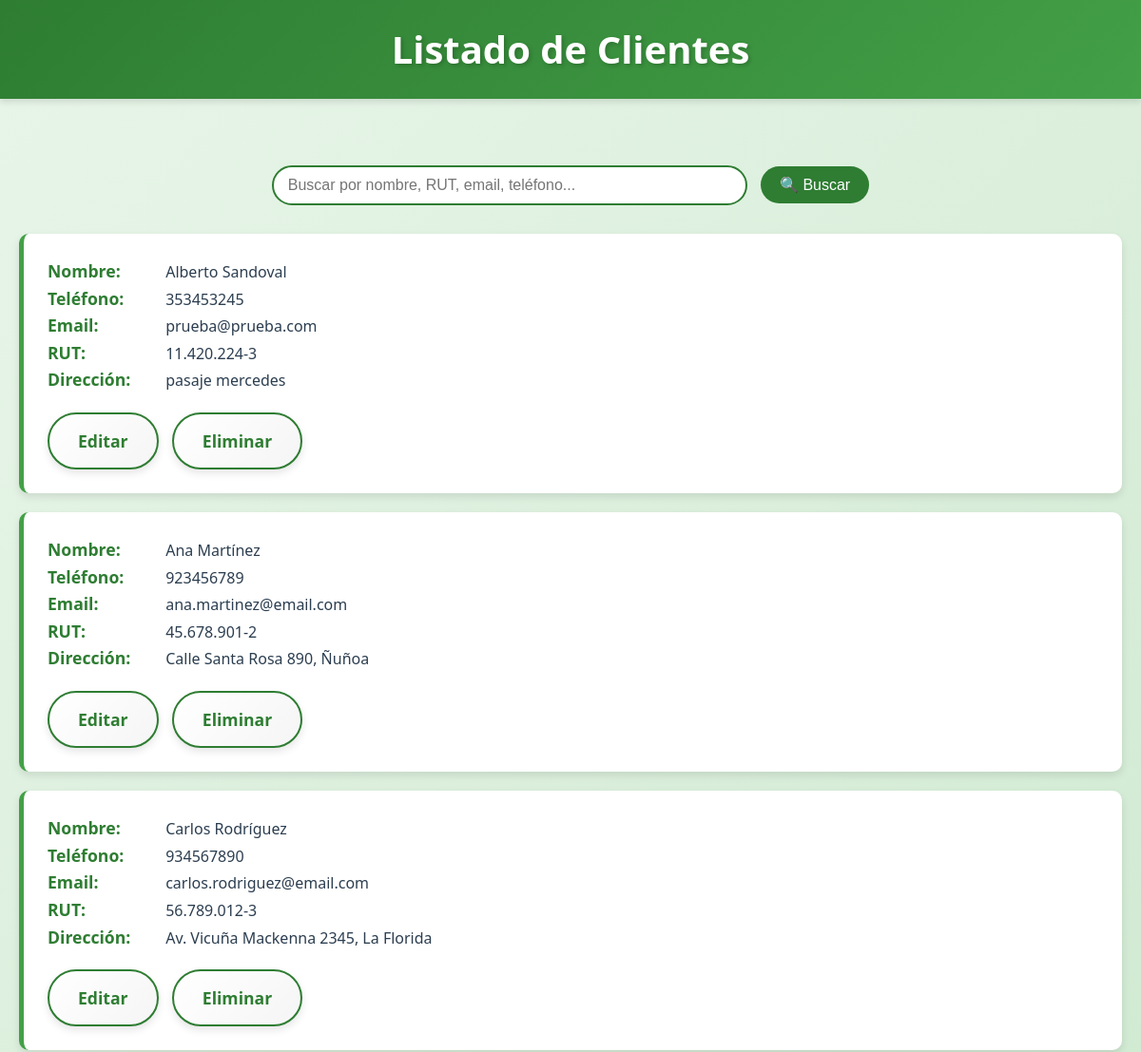
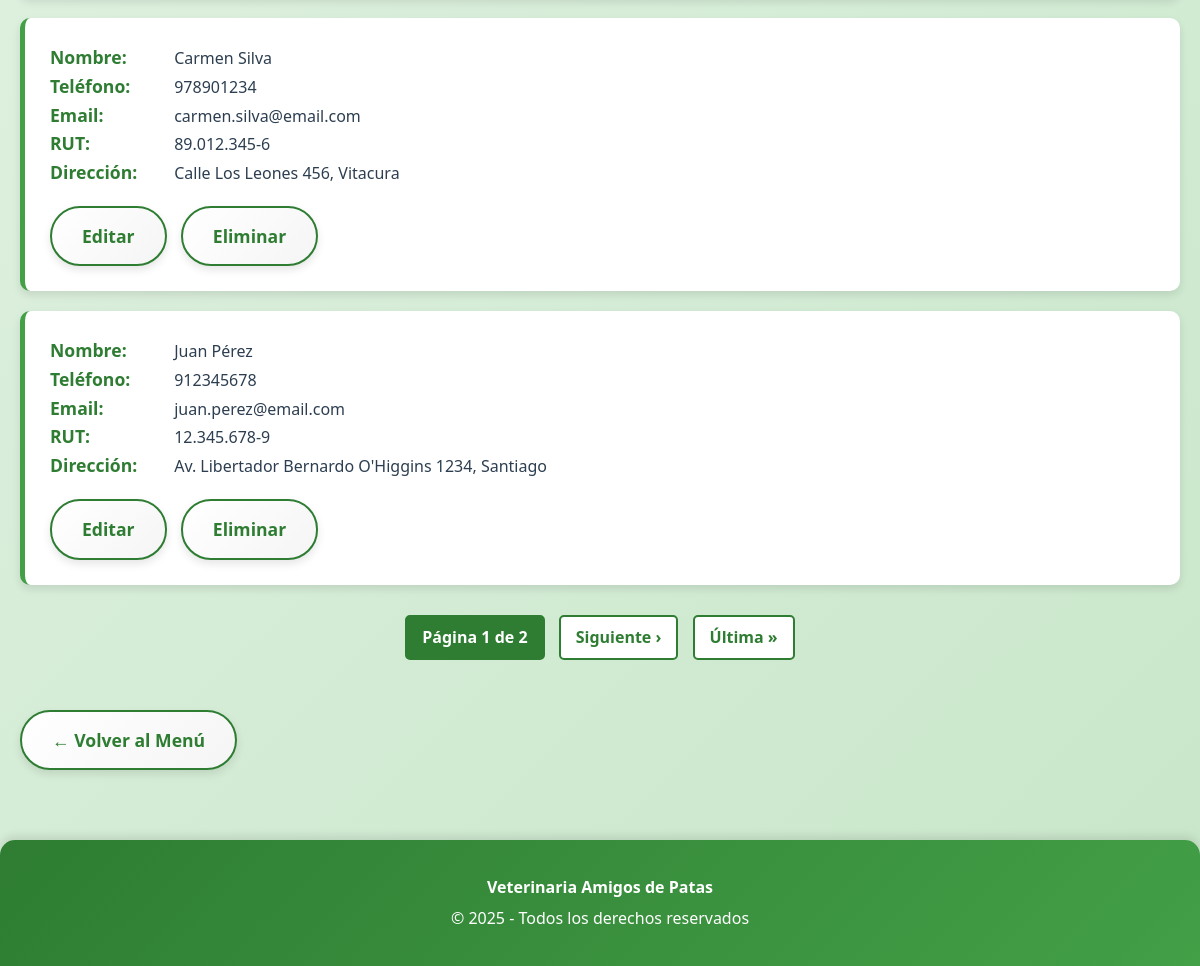
The app's page /clientes/ (signed in), older data (2 pictures, top to bottom).
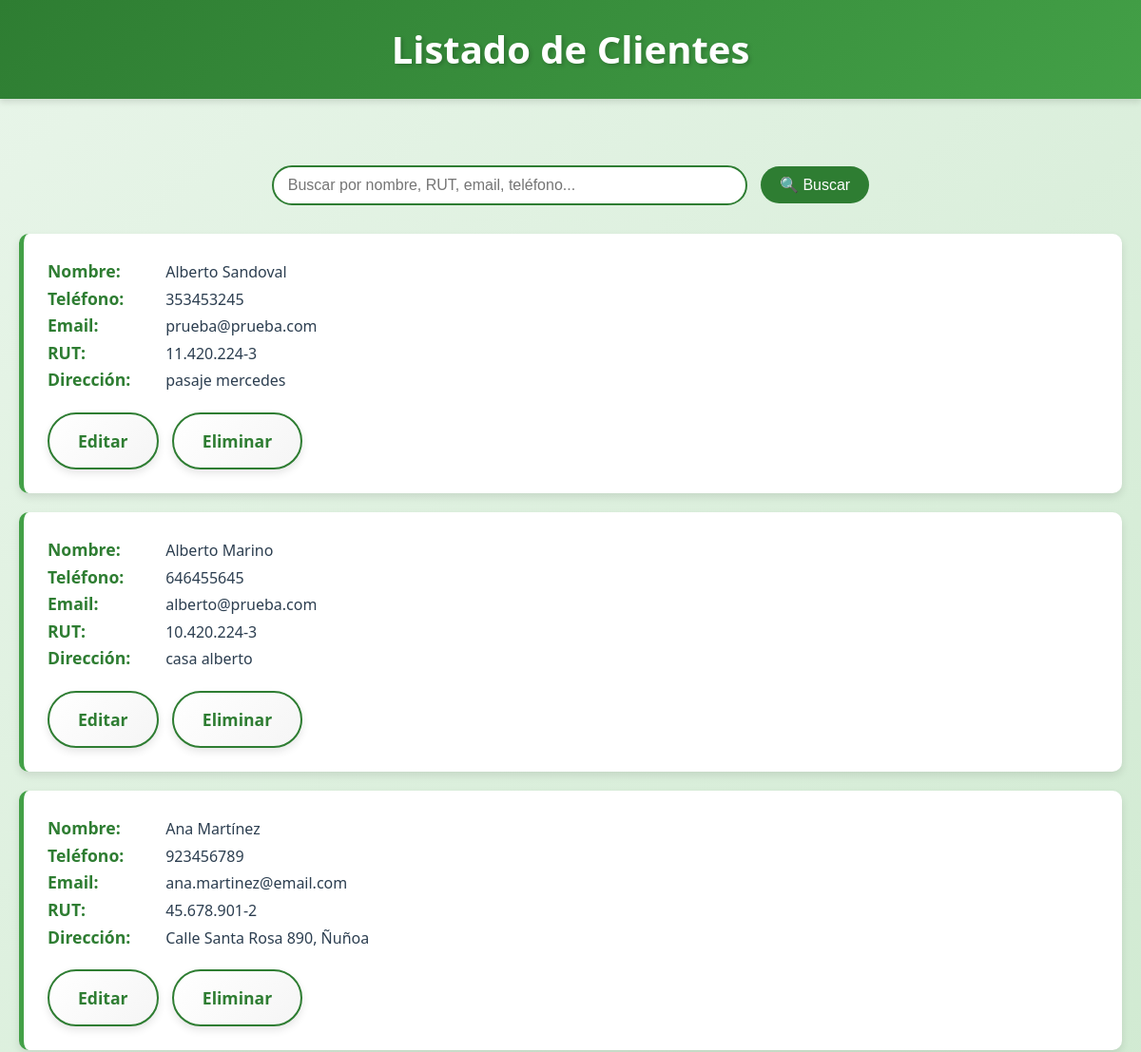
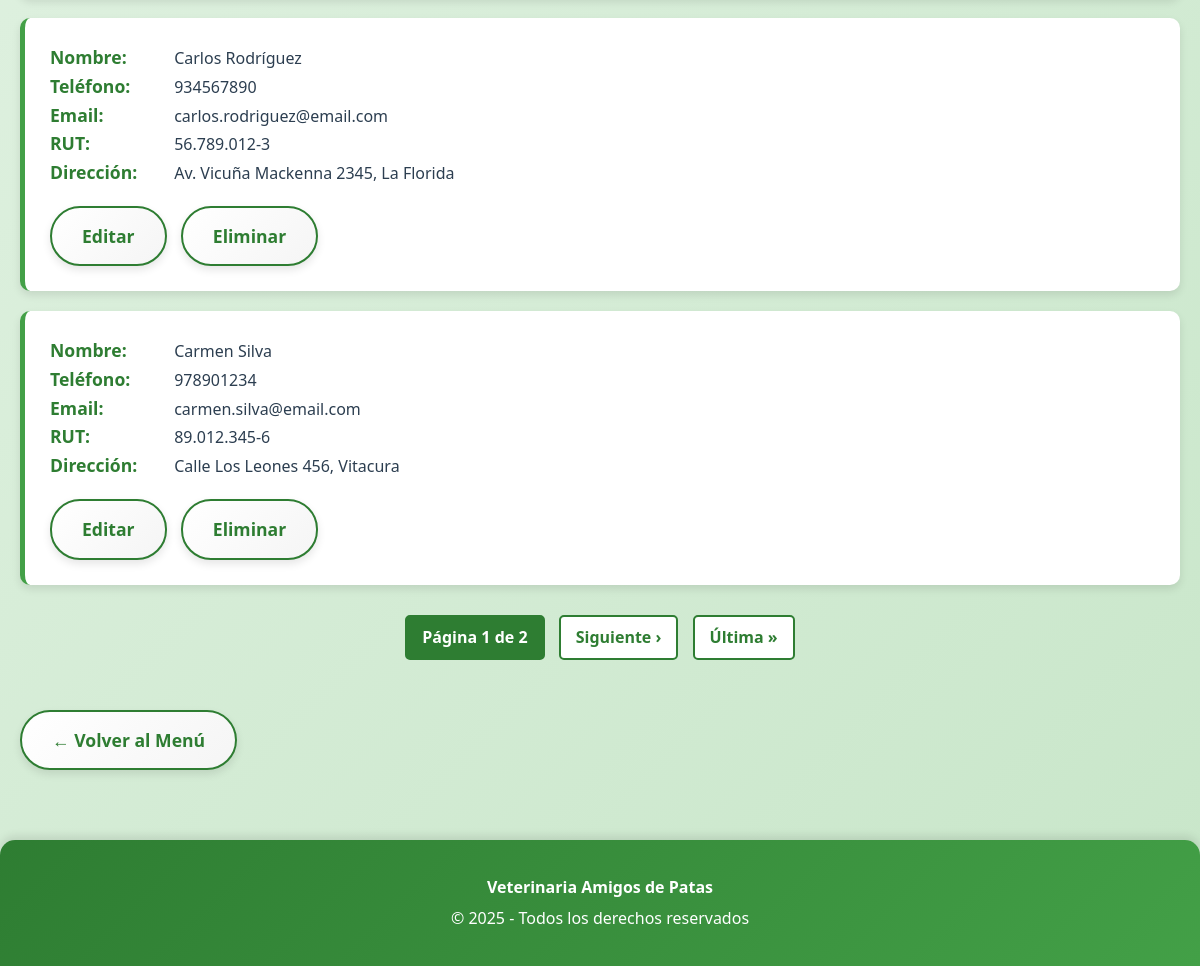
The same page, newer data (2 pictures, top to bottom).
### appVeterinaria/models.py (models this page shows, shortened)
class ClienteVet(models.Model):
    nombre = models.CharField(
        max_length=60,
        validators=[RegexValidator(
            regex=r'^[a-zA-ZáéíóúÁÉÍÓÚñÑ\s]+$',
            message="El nombre solo puede contener letras y espacios.")]
    )
    apellido = models.CharField(
        max_length=45,
        validators=[RegexValidator(
            regex=r'^[a-zA-ZáéíóúÁÉÍÓÚñÑ\s]+$',
            message="El apellido solo puede contener letras y espacios.")]
    )
    telefono = models.CharField(
        max_length=12,
        validators=[RegexValidator(
            regex=r'^\d{9,12}$',
            message="El teléfono debe contener entre 9 y 12 dígitos.")]
    )
    email = models.EmailField(
        max_length=80,
        unique=True,
        error_messages={"unique": "Este correo electrónico ya está registrado."}
    )
    rut = models.CharField(
        max_length=13,
        unique=True,
        validators=[RegexValidator(
            regex=r'^\d{1,2}\.\d{3}\.\d{3}-[\dkK]$',
            message="El RUT debe tener el formato 12.345.678-K.")]
    )
    direccion = models.CharField(
        max_length=200,
        validators=[MinLengthValidator(10, "La dirección debe tener al menos 10 caracteres.")]
    )

### appVeterinaria/views.py (the view)
# urls.py: path('clientes/', views.listaClientes, name='clientesVet'),
def listaClientes(request):
    if not usuario_logueado(request):
        messages.error(request, 'Debes iniciar sesión para acceder a esta sección.')
        return redirect('inicio')
    if not tiene_permiso(request, 'clientes'):
        messages.error(request, 'No tienes permisos para acceder a esta sección.')
        return redirect('inicio')
    search_query = request.GET.get('search', '')
    if search_query:
        clientesVet = ClienteVet.objects.filter(
            Q(nombre__icontains=search_query) |
            Q(apellido__icontains=search_query) |
            Q(rut__icontains=search_query) |
            Q(email__icontains=search_query) |
            Q(telefono__icontains=search_query)
        ).order_by('nombre')
    else:
        clientesVet = ClienteVet.objects.all().order_by('nombre')
    paginator = Paginator(clientesVet, 5)
    page_number = request.GET.get('page')
    page_obj = paginator.get_page(page_number)
    data = {
        'clientesVet': page_obj,
        'search_query': search_query,
        'page_obj': page_obj
    }
    return render(request, 'appVeterinaria/clientesVet.html', data)

### appVeterinaria/views.py (called while the page is built)
def usuario_logueado(request):
    return request.session.get('user_logged', False)

def tiene_permiso(request, modulo):
    if not usuario_logueado(request):
        return False
    rol = request.session.get('rol', '')
    permisos = PERMISOS_ROL.get(rol, [])
    return modulo in permisos

### templates/appVeterinaria/clientesVet.html (shortened to what this page needs)
<!DOCTYPE html>
<html lang="es">
<head>
    {% load static %}
    <link rel="stylesheet" href="{% static 'css/styles.css' %}">
</head>
<body>
    <header class="main-header">
        <h1>Listado de Clientes</h1>
    </header>
    <div class="content">
        <div class="search-box">
            <form method="get">
                <input type="text" name="search" placeholder="Buscar por nombre, RUT, email, teléfono..." value="{{ search_query }}">
                <button type="submit">🔍 Buscar</button>
            </form>
        </div>
        <ul class="data-list">
            {% for cliente in clientesVet %}
            <li class="data-item">
                <strong>Nombre:</strong> {{ cliente.nombre }} {{ cliente.apellido }}<br>
                <strong>Teléfono:</strong> {{ cliente.telefono }}<br>
                <strong>Email:</strong> {{ cliente.email }}<br>
                <strong>RUT:</strong> {{ cliente.rut }}<br>
                <strong>Dirección:</strong> {{ cliente.direccion }}<br>
                <a href="{% url 'editar_cliente' cliente.id %}" class="btn-menu" style="background-color: #2196F3; margin-right: 10px;">Editar</a>
                <a href="{% url 'eliminar_cliente' cliente.id %}" class="btn-menu" style="background-color: #f44336;">Eliminar</a>
            </li>
            {% empty %}
            <li class="data-item">No se encontraron clientes{% if search_query %} con ese criterio de búsqueda{% endif %}.</li>
            {% endfor %}
        </ul>
        {% if page_obj.has_other_pages %}
        <div class="pagination">
            <span class="current">Página {{ page_obj.number }} de {{ page_obj.paginator.num_pages }}</span>
            {% if page_obj.has_next %}
                <a href="?page={{ page_obj.next_page_number }}{% if search_query %}&search={{ search_query }}{% endif %}">Siguiente ›</a>
                <a href="?page={{ page_obj.paginator.num_pages }}{% if search_query %}&search={{ search_query }}{% endif %}">Última »</a>
            {% endif %}
        </div>
        {% endif %}
        <a href="{% url 'inicio' %}" class="btn-menu">← Volver al Menú</a>
    </div>
    <div class="footer">
        <p><strong>Veterinaria Amigos de Patas</strong></p>
        <p>&copy; 2025 - Todos los derechos reservados</p>
    </div>
</body>
</html>

### static/css/styles.css (style rules this page uses)
:root { --primary-green: #2e7d32; --secondary-green: #43a047; --light-green: #66bb6a; --very-light-green: #c8e6c9; --background-green: #e8f5e9; --dark-green: #1b5e20; --accent-orange: #ff9800; --white: #ffffff; --text-dark: #2c3e50; --shadow: rgba(0, 0, 0, 0.1); --shadow-hover: rgba(0, 0, 0, 0.2); }
* { margin: 0; padding: 0; box-sizing: border-box; }
body { font-family: 'Segoe UI', Tahoma, Geneva, Verdana, sans-serif; background: linear-gradient(135deg, #e8f5e9 0%, #c8e6c9 100%); color: var(--text-dark); line-height: 1.6; min-height: 100vh; }
.main-header { background: linear-gradient(135deg, var(--primary-green) 0%, var(--secondary-green) 100%); padding: 20px; color: var(--white); box-shadow: 0 4px 6px var(--shadow); position: sticky; top: 0; z-index: 100; }
.main-header h1 { display: flex; align-items: center; justify-content: center; font-size: 2.5em; margin: 0; text-shadow: 2px 2px 4px rgba(0, 0, 0, 0.2); animation: slideDown 0.5s ease-out; }
.content { max-width: 1200px; margin: 30px auto; padding: 20px; animation: fadeIn 0.6s ease-out; }
.data-list { list-style: none; padding: 0; margin-top: 30px; }
.data-item { background: var(--white); margin: 20px 0; padding: 25px; border-left: 5px solid var(--secondary-green); border-radius: 10px; box-shadow: 0 4px 8px var(--shadow); transition: all 0.3s ease; animation: slideIn 0.5s ease-out; }
.data-item strong { color: var(--primary-green); font-size: 1.1em; display: inline-block; min-width: 120px; }
.btn-menu { display: inline-block; padding: 14px 30px; background: linear-gradient(135deg, var(--white) 0%, #f5f5f5 100%); color: var(--primary-green); text-align: center; text-decoration: none; border: 2px solid var(--primary-green); border-radius: 30px; font-size: 1.1em; font-weight: bold; transition: all 0.3s ease; margin-top: 20px; box-shadow: 0 4px 8px var(--shadow); }
.footer { text-align: center; margin-top: 50px; padding: 30px 20px; background: linear-gradient(135deg, var(--primary-green) 0%, var(--secondary-green) 100%); color: var(--white); border-radius: 15px 15px 0 0; box-shadow: 0 -4px 8px var(--shadow); }
.footer p { margin: 5px 0; font-size: 1em; }

### templates/appVeterinaria/clientesVet.html (style rules this page uses)
.search-box { margin: 20px 0; text-align: center; }
.search-box input { padding: 10px 15px; width: 60%; max-width: 500px; border: 2px solid var(--primary-green); border-radius: 25px; font-size: 16px; }
.search-box button { padding: 10px 20px; background-color: var(--primary-green); color: white; border: none; border-radius: 25px; cursor: pointer; margin-left: 10px; font-size: 16px; }
.pagination { text-align: center; margin: 30px 0; }
.pagination a, .pagination span { display: inline-block; padding: 8px 15px; margin: 0 5px; background-color: var(--white); border: 2px solid var(--primary-green); border-radius: 5px; text-decoration: none; color: var(--primary-green); font-weight: bold; }
.pagination .current { background-color: var(--primary-green); color: white; }

Row changes from the older to the newer data that the page shows:
no longer on this page (row unchanged): ClienteVet: nombre "Juan", apellido "Pérez", telefono "912345678", email "juan.perez@email.com", rut "12.345.678-9", direccion "Av. Libertador Bernardo O'Higgins 1234, Santiago"
added ClienteVet: nombre "Alberto", apellido "Marino", telefono "646455645", email "alberto@prueba.com", rut "10.420.224-3", direccion "casa alberto"
